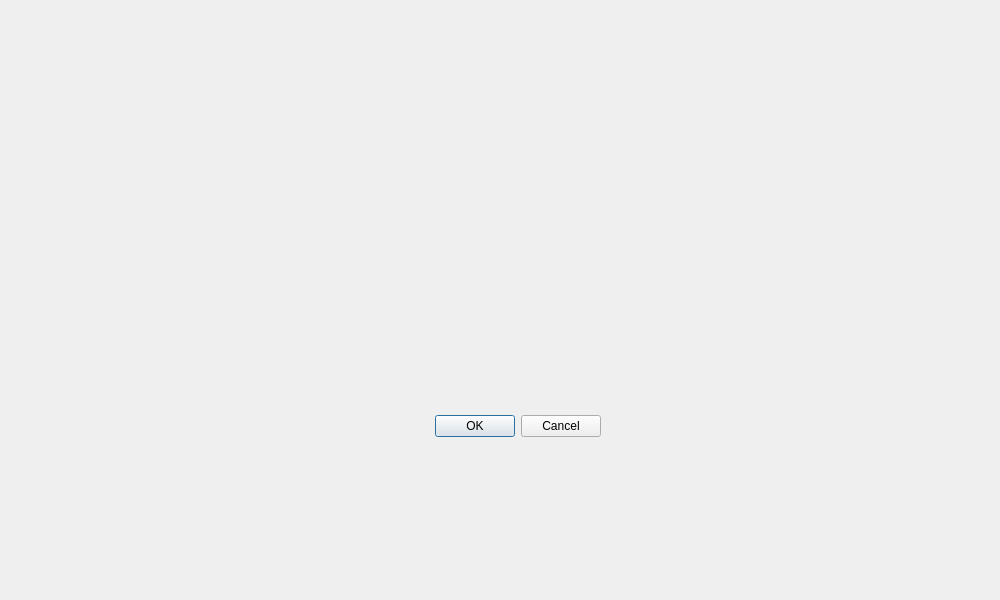
<?xml version="1.0" encoding="UTF-8"?>
<ui version="4.0">
 <class>edit</class>
 <widget class="QDialog" name="edit">
  <property name="geometry">
   <rect>
    <x>0</x>
    <y>0</y>
    <width>1000</width>
    <height>600</height>
   </rect>
  </property>
  <property name="minimumSize">
   <size>
    <width>1000</width>
    <height>600</height>
   </size>
  </property>
  <property name="windowTitle">
   <string>Edit </string>
  </property>
  <property name="windowIcon">
   <iconset>
    <normaloff>image/banana.png</normaloff>image/banana.png</iconset>
  </property>
  <widget class="QDialogButtonBox" name="buttonBox">
   <property name="geometry">
    <rect>
     <x>260</x>
     <y>410</y>
     <width>341</width>
     <height>32</height>
    </rect>
   </property>
   <property name="orientation">
    <enum>Qt::Horizontal</enum>
   </property>
   <property name="standardButtons">
    <set>QDialogButtonBox::Cancel|QDialogButtonBox::Ok</set>
   </property>
  </widget>
 </widget>
 <resources/>
 <connections>
  <connection>
   <sender>buttonBox</sender>
   <signal>accepted()</signal>
   <receiver>edit</receiver>
   <slot>accept()</slot>
   <hints>
    <hint type="sourcelabel">
     <x>248</x>
     <y>254</y>
    </hint>
    <hint type="destinationlabel">
     <x>157</x>
     <y>274</y>
    </hint>
   </hints>
  </connection>
  <connection>
   <sender>buttonBox</sender>
   <signal>rejected()</signal>
   <receiver>edit</receiver>
   <slot>reject()</slot>
   <hints>
    <hint type="sourcelabel">
     <x>316</x>
     <y>260</y>
    </hint>
    <hint type="destinationlabel">
     <x>286</x>
     <y>274</y>
    </hint>
   </hints>
  </connection>
 </connections>
</ui>
